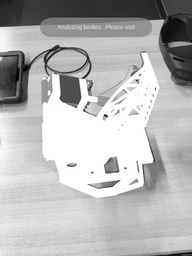
#> input picture Computer Vision/Visio&Inspectio/Images/CadImage_ASF_CM13124025-body(__0) (1).jpg, 192 x 256 px, shrunk from 720 x 960 before the run
$ python DistanceAnalysisAndHOGComputation.py
#> lines starting #> are read from the running program, lines starting #| are printed output that depends on the picture; after the words box and inside, x2 and y2 are one past the last pixel; in counts of white or black regions, pixels touching at a corner belong together
#> the answer given: ../Images/CadImage_ASF_CM13124025-body(__0) (1).jpg
import cv2
import numpy as np
import pandas as pd
import matplotlib.pyplot as plt
from skimage import feature
from sklearn.metrics.pairwise import cosine_similarity
import math
import tkinter as tk
from tkinter.filedialog import askopenfilename, askdirectory
from datetime import datetime
import os
import sys
import time
import math

# Exponrntial distribution function for distance similarity score distribution
def ScoreDistribution(x, sigma):
  return np.exp(-np.power(x / sigma, 2) / 2)

# Function to analyse distances between ground truth and computer vision images
def AnalysingDistances(gt,cv,d):
  rows = gt.shape[0]
  cols = gt.shape[1]

  count_dist = 0
  count_g = 0
  count_max = 0

  similarity = 0
  recall = 0
  iter = 0
  tp_px = 0

  for i in range(0,rows):
    for j in range(0,cols):
      #max_gaussian_value = 0
      if (gt[i,j] == 255).any():
        iter += 1
        #gaussian_value = 0
        max_gaussian_value = 0
        #kernel_count = 0
        for k in range(-d, d+ 1):
          for l in range(-d, d+1):
            if i + k < rows and j + l < cols:
              if (cv[i + k, j + l] == 255).any():

                distance = np.sqrt(k * k + l * l)
                if distance == 0:
                  tp_px += 1
                  g = 1.0
                else:
                  count_dist += distance
                  g = ScoreDistribution(distance, 3)

                if g > 0:
                  if g >= max_gaussian_value:
                    max_gaussian_value = g
                    count_max += max_gaussian_value
                  count_g += g

                # [6 lines of commented-out code are left out]

        count_dist = int(math.ceil(count_dist))
        count_g = int(math.ceil(count_g))
        count_max = int(math.ceil(count_max))
        similarity += int(math.ceil(max_gaussian_value))

  # [7 lines of commented-out code are left out]

  similarity = int(math.ceil(similarity)) / iter
  recall = tp_px / iter
  return (similarity, recall)

# Function to split a path into its components
def splitall(path):
    allparts = []
    while True:
        parts = os.path.split(path)
        if parts[0] == path:
            allparts.insert(0, parts[0])
            break
        elif parts[1] == path:
            allparts.insert(0, parts[1])
            break
        else:
            path = parts[0]
            allparts.insert(0, parts[1])
#> the answer given: ../Images/CadImage_ASF_Pedale Freno Actuations Part.jpg
    return allparts

# Function to select an image file using a file dialog
def ImageSelection(title="Seleziona un'immagine"):
    tk.Tk().withdraw()
    path = askopenfilename(title=title)
    print("Hai selezionato:", path)
    return path

# Function to select a folder using a file dialog
# Please not selecting One Drive folders
def FolderSelection():
    tk.Tk().withdraw()
    folder_path = askdirectory(title="Seleziona la cartella di destinazione")
#> the answer given: ../Images
    print("Cartella selezionata:", folder_path)
    return folder_path

# Function to compute HOG features for both the computer vision image and the CAD image
def HOGComputation(canny_img, canny_cad_img):
    cv_hog, cv_hog_image = feature.hog(
        canny_img, orientations=9, pixels_per_cell=(10, 10), cells_per_block=(2, 2), visualize=True
    )
    cad_hog, cad_hog_image = feature.hog(
        canny_cad_img, orientations=9, pixels_per_cell=(10, 10), cells_per_block=(2, 2), visualize=True
    )
    return cv_hog, cv_hog_image, cad_hog, cad_hog_image

# Function to save an image safely, ensuring it is in the correct format
def safe_save_image(image, path, name):
    if image is not None:
        if image.dtype != np.uint8:
            image = np.clip(image * 255, 0, 255).astype(np.uint8)
        full_path = os.path.join(path, name)
        success = cv2.imwrite(full_path, image)
        if success:
            print(f"Immagine salvata: {full_path}")
        else:
            print(f"Errore nel salvataggio: {full_path}")
    else:
        print(f"Immagine {name} è None e non è stata salvata.")

# Main function to run the image analysis
if __name__ == "__main__":
    print("Please select correct real image...\n")
    cv_img_path = ImageSelection("Seleziona l'immagine reale")
    splitted_path = splitall(cv_img_path)

    print("Please select CAD mask image...\n")
    cad_img_path = ImageSelection("Seleziona la maschera CAD")

    print("Please select output folder (not OneDrive folders)...\n")
    base_folder = FolderSelection()

    # Load images safely
    def safe_imread(path):
        with open(path, 'rb') as f:
            file_bytes = np.asarray(bytearray(f.read()), dtype=np.uint8)
            return cv2.imdecode(file_bytes, cv2.IMREAD_GRAYSCALE)
#> returned value is the input picture: shape (256, 192); min 0, max 255, mean 181.7

    cv_img = safe_imread(cv_img_path)
    cad_img = safe_imread(cad_img_path)
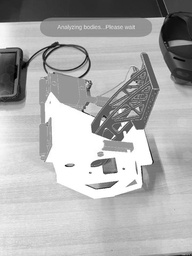
#> input picture Computer Vision/Visio&Inspectio/Images/CadImage_ASF_Pedale Freno Actuations Part.jpg, 192 x 256 px, shrunk from 720 x 960 before the run
#> in safe_imread, returned value is the input picture: shape (256, 192); min 0, max 255, mean 172.9

    if cv_img is None or cad_img is None:
        print("Error in loading images. Please check the file paths and formats.")
        sys.exit(1)

    # Image pre-processing
    blurred_img = cv2.bilateralFilter(cv_img, 15, 75, 75)
    canny_cv_img = cv2.Canny(blurred_img, 20, 90)
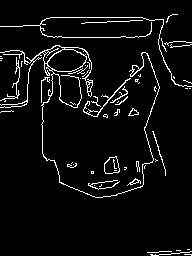
#> canny_cv_img: shape (256, 192); 5.3% white in thin lines or dots

    # Dilating CAD mask
    kernel = np.ones((11, 11), np.uint8)
    cad_dilated_img = cv2.dilate(cad_img, kernel, iterations=1)
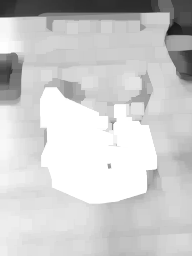
#> cad_dilated_img: shape (256, 192); min 25, max 255, mean 204.4
    cv_mask_img = cv2.bitwise_and(canny_cv_img, canny_cv_img, mask=cad_dilated_img)

    # Canny edge detection on CAD image
    canny_cad_img = cv2.Canny(cad_img, 50, 150)
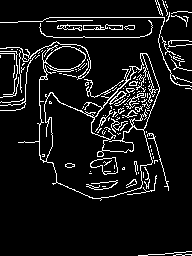
#> canny_cad_img: shape (256, 192); 8.4% white in thin lines or dots

    # Analysing distances
    d = 5  # Kernel size for distance analysis
    similarity, recall = AnalysingDistances(canny_cad_img, cv_mask_img, d)
#> similarity = 0.823; recall = 0.213
    print(f"Similarity: {similarity:.4f}, Recall: {recall:.4f}")
#| Similarity: 0.8227, Recall: 0.2130

    # HOG
    cv_hog, cv_hog_img, cad_hog, cad_hog_img = HOGComputation(cv_mask_img, canny_cad_img)
#> in HOGComputation, `cv_hog, cv_hog_image = feature.hog( canny_img, orientations=9, pixels_..`:
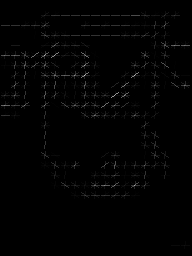
#> cv_hog_image: shape (256, 192) float64; min 0, max 205.7, mean 2.6
#> in HOGComputation, `cv_hog, cv_hog_image = feature.hog( canny_img, orientations=9, pixels_..`: cv_hog = 15552 values, max 1 at index 1975, min 0 at index 0, mean 0.0467
#> in HOGComputation, `cad_hog, cad_hog_image = feature.hog( canny_cad_img, orientations=9, p..`:
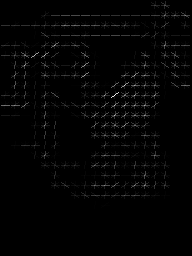
#> cad_hog_image: shape (256, 192) float64; min 0, max 263.3, mean 4.1; drawn with min black and max white
#> in HOGComputation, `cad_hog, cad_hog_image = feature.hog( canny_cad_img, orientations=9, p..`: cad_hog = 15552 values, max 1 at index 3051, min 0 at index 0, mean 0.0581

    # Cosine Similarity
    cos_similarity = cosine_similarity([cv_hog], [cad_hog])
#> cos_similarity = [0.774]
    #cosine_similarity_transformed = (similarity[0, 0] + 1) / 2
    #exp_cos_sim = math.exp(similarity[0, 0])
    #exp_cos_sim_trans = math.exp(cosine_similarity_transformed)

    print(f'Cosine Similarity: {cos_similarity[0, 0]:.4f}')
#| Cosine Similarity: 0.7738
    #print(f'Trasformata: {cosine_similarity_transformed:.4f}')
    #print(f'Exp: {exp_cos_sim:.4f}')
    #print(f'Exp trasformata: {exp_cos_sim_trans:.4f}')

    # Stampa media di cosine similarity e similarity
    print(f'Total Similarity: {(similarity + cos_similarity[0, 0]) / 2:.4f}')
#| Total Similarity: 0.7983

    # Salvataggio risultati
    date = datetime.today().strftime('%Y-%m-%d')
    time = datetime.today().strftime('%H-%M-%S')
    result_path = os.path.join(base_folder, f"{date}_{time}")
    os.makedirs(result_path, exist_ok=True)

    # Salvataggio immagini
    safe_save_image(canny_cv_img, result_path, 'cvImage.png')
    safe_save_image(cv_mask_img, result_path, 'cvMaskImage.png')
    safe_save_image(canny_cad_img, result_path, 'cannyCadImage.png')
    safe_save_image(cv_hog_img, result_path, 'cvHogImage.png')
#> in safe_save_image (call 4), `image = np.clip(image * 255, 0, 255).astype(np.uint8)`: image: shape (256, 192); 9.1% white in thin lines or dots
    safe_save_image(cad_hog_img, result_path, 'cadHogImage.png')
#> in safe_save_image (call 5), `image = np.clip(image * 255, 0, 255).astype(np.uint8)`:
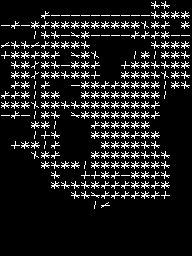
#> image: shape (256, 192); 12.3% white in thin lines or dots, all inside (x1, y1, x2, y2) = (1, 1, 190, 209)

    # CSV
    file_path = os.path.join(result_path, "results.csv")
    columns = ["item", "body", "date", "time", "similarity", "recall", "cosine_similarity", "total_similarity"]

    if not os.path.exists(file_path):
        df = pd.DataFrame(columns=columns)
        df.to_csv(file_path, index=False)

    df = pd.read_csv(file_path)
    new_row = {
        'item': splitted_path[5] if len(splitted_path) > 5 else '',
        'body': splitted_path[9] if len(splitted_path) > 9 else '',
        'date': date,
        'time': time,
        'similarity': similarity,
        'recall': recall,
        'cosine_similarity': cos_similarity[0, 0],
        "total_similarity": (similarity + cos_similarity[0, 0]) / 2
    }
#> new_row = {'item': '', 'body': '', 'date': '2026-11-20', 'time': '19-23-37', 'similarity': 0.823, 'recall': 0.213, 'cosine_similarity': 0.774, 'total_similarity': 0.798}

    df.loc[len(df)] = new_row
    df = df.drop_duplicates()
    df.to_csv(file_path, mode='w', index=False, header=True)

    # Visualizzazione
    cv2.imshow("CV mask image", cv_mask_img)
    cv2.imshow("Canny CAD image", canny_cad_img)
    cv2.imshow("CV HOG", cv_hog_img)
    cv2.imshow("CAD HOG", cad_hog_img)
    cv2.waitKey(0)
    cv2.destroyAllWindows()
